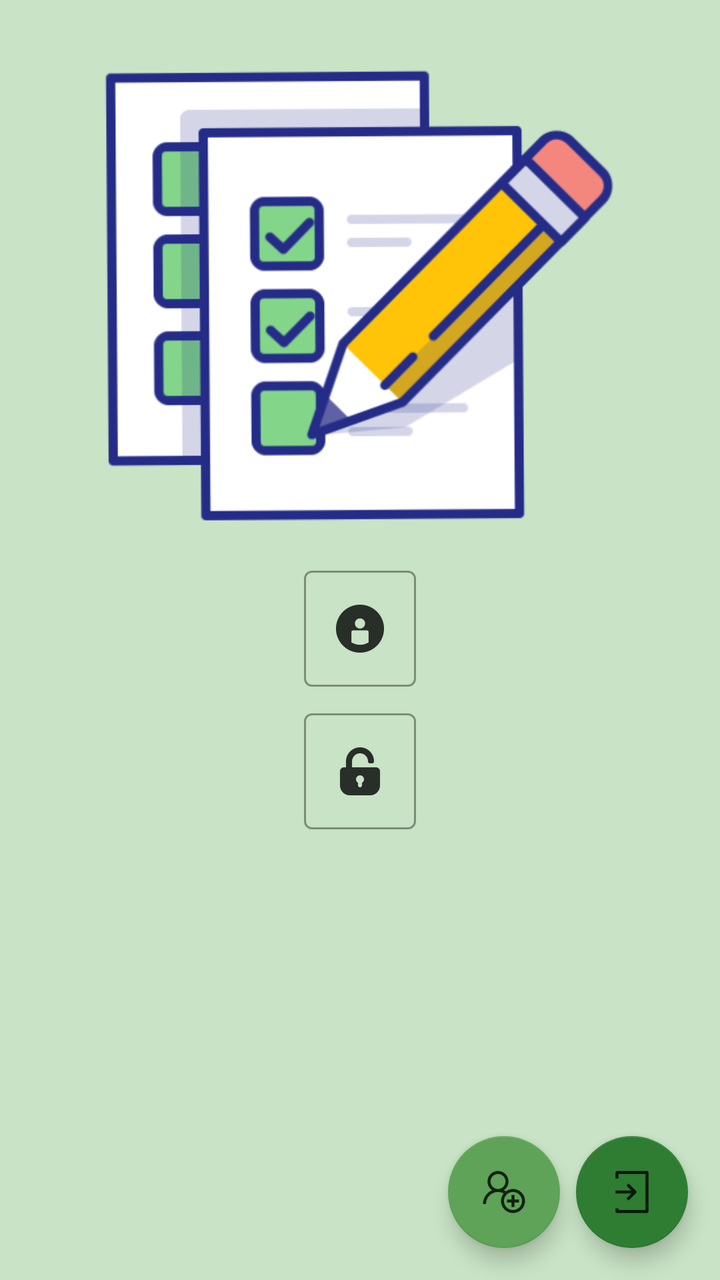
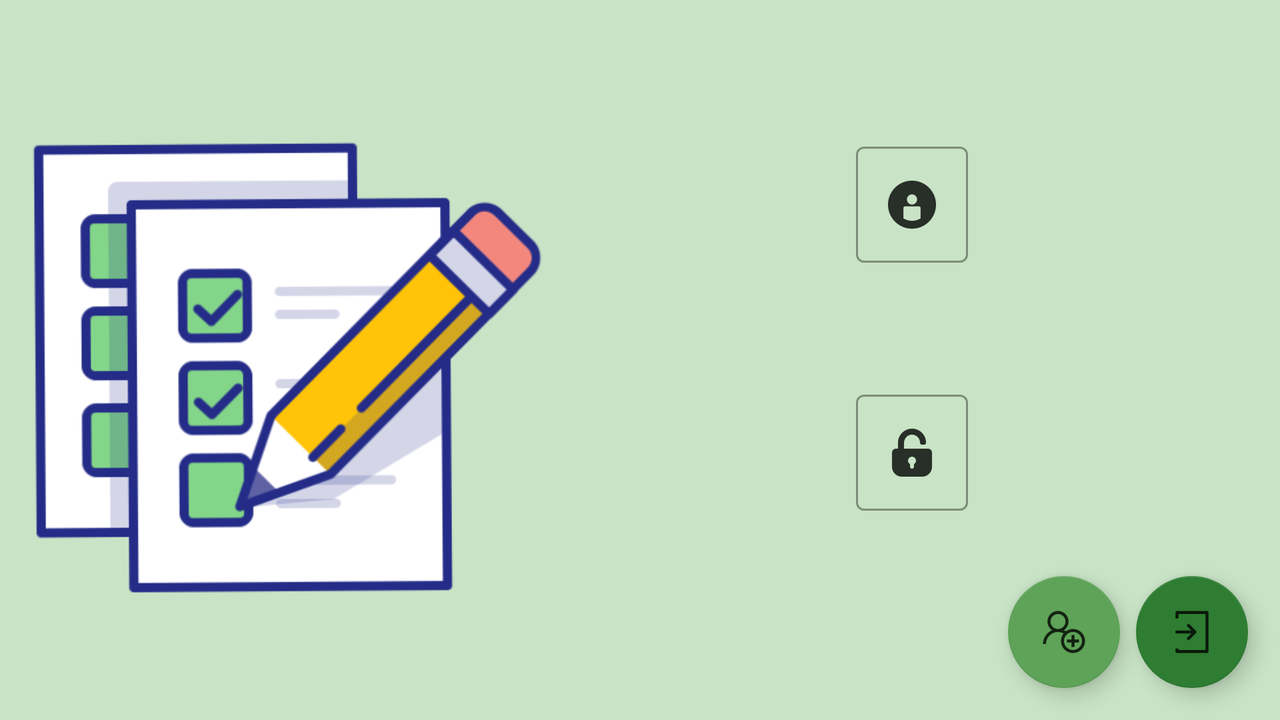

Compare how this app lays out the same screen by default and in its alternative resource folder. The renders come first, then the two layout files and the values they reference.
<!-- AndroidManifest.xml: application theme Theme.App -->
<!-- res/layout/fragment_entry.xml -->
<?xml version="1.0" encoding="utf-8"?>
<androidx.constraintlayout.widget.ConstraintLayout xmlns:android="http://schemas.android.com/apk/res/android"
    xmlns:app="http://schemas.android.com/apk/res-auto"
    xmlns:tools="http://schemas.android.com/tools"
    android:id="@+id/view_entry_root"
    android:layout_width="match_parent"
    android:layout_height="match_parent"
    android:background="@color/colorBackground"
    tools:context=".controller.Fragments.EntryFragment">


    <com.google.android.material.textfield.TextInputLayout
        android:id="@+id/entry_edit_text_user_name_text_layout"
        android:layout_width="wrap_content"
        android:layout_height="wrap_content"
        android:layout_centerHorizontal="true"
        android:layout_centerVertical="true"
        android:layout_marginTop="8dp"
        app:layout_constraintEnd_toEndOf="parent"
        app:layout_constraintStart_toStartOf="parent"
        app:layout_constraintTop_toBottomOf="@+id/imageView_main_pic"
        style="@style/Widget.MaterialComponents.TextInputLayout.OutlinedBox">
        <com.google.android.material.textfield.TextInputEditText
            android:id="@+id/entry_edit_text_user_name"
            android:layout_width="wrap_content"
            android:layout_height="wrap_content"
            android:drawableEnd="@drawable/ic_user_name"
            android:ems="10"
            android:hint="@string/entry_hint_username"
            android:importantForAutofill="no"
            android:inputType="text" />
    </com.google.android.material.textfield.TextInputLayout>


    <com.google.android.material.textfield.TextInputLayout
        style="@style/Widget.MaterialComponents.TextInputLayout.OutlinedBox"
        android:layout_width="wrap_content"
        android:layout_height="wrap_content"
        android:layout_marginTop="8dp"
        app:layout_constraintLeft_toLeftOf="parent"
        app:layout_constraintRight_toRightOf="parent"
        app:layout_constraintTop_toBottomOf="@id/entry_edit_text_user_name_text_layout">

        <com.google.android.material.textfield.TextInputEditText
            android:id="@+id/entry_edit_text_password"
            android:layout_width="match_parent"
            android:layout_height="wrap_content"
            android:drawableEnd="@drawable/ic_password"
            android:ems="10"
            android:hint="@string/entry_hint_password"
            android:inputType="textPassword" />

    </com.google.android.material.textfield.TextInputLayout>


    <com.google.android.material.floatingactionbutton.FloatingActionButton
        android:id="@+id/entry_button_done"
        android:layout_width="wrap_content"
        android:layout_height="wrap_content"
        android:layout_marginEnd="16dp"
        android:layout_marginBottom="16dp"
        android:clickable="true"
        android:focusable="true"
        android:src="@drawable/ic_action_login"
        app:backgroundTint="#2E7D32"
        app:layout_constraintBottom_toBottomOf="parent"
        app:layout_constraintEnd_toEndOf="parent" />

    <com.google.android.material.floatingactionbutton.FloatingActionButton
        android:id="@+id/button_sign_up"
        android:layout_width="wrap_content"
        android:layout_height="wrap_content"
        android:layout_marginEnd="8dp"
        android:layout_marginBottom="16dp"
        android:src="@drawable/ic_action_signup"
        app:backgroundTint="@color/colorSurface"
        app:layout_constraintBottom_toBottomOf="parent"
        app:layout_constraintEnd_toStartOf="@+id/entry_button_done" />

    <ImageView
        android:id="@+id/imageView_main_pic"
        android:layout_width="256dp"
        android:layout_height="256dp"
        android:layout_marginStart="16dp"
        android:layout_marginTop="16dp"
        android:layout_marginEnd="16dp"
        android:src="@drawable/ic_main_pic"
        app:layout_constraintEnd_toEndOf="parent"
        app:layout_constraintStart_toStartOf="parent"
        app:layout_constraintTop_toTopOf="parent" />


</androidx.constraintlayout.widget.ConstraintLayout>
<!-- resources referenced by this layout -->
<resources>
  <color name="colorBackground">#C8E3C5</color>
  <color name="colorSurface">#5EA357</color>
  <!-- drawable ic_action_login: png bitmap (drawable-hdpi, 256 bytes) -->
  <!-- drawable ic_action_signup: png bitmap (drawable-hdpi, 789 bytes) -->
  <!-- drawable ic_main_pic: png bitmap (drawable, 47831 bytes) -->
  <!-- drawable ic_password: png bitmap (drawable-hdpi, 511 bytes) -->
  <!-- drawable ic_user_name: png bitmap (drawable-hdpi, 510 bytes) -->
  <string name="entry_hint_password">Password</string>
  <string name="entry_hint_username">UserName</string>
  <style name="Theme.App" parent="Theme.MaterialComponents.DayNight">
          ...
          <item name="colorPrimary">@color/colorPrimary</item>
          <item name="colorPrimaryDark">@color/colorPrimaryDark</item>
          <item name="colorAccent">@color/colorAccent</item>
  
          <item name="materialAlertDialogTheme">@style/ThemeOverlay.App.MaterialAlertDialog</item>
      </style>
  <color name="colorPrimary">#70CD68</color>
  <color name="colorPrimaryDark">#255013</color>
  <color name="colorAccent">#6FD7DC</color>
  <style name="ThemeOverlay.App.MaterialAlertDialog" parent="ThemeOverlay.MaterialComponents.MaterialAlertDialog">
          <item name="colorPrimary">@color/colorPrimaryDark</item>
          <item name="colorSecondary">@color/colorSecondary</item>
          <item name="colorSurface">@color/colorSurface</item>
          <item name="colorOnSurface">@color/colorAccent</item>
          <item name="alertDialogStyle">@style/MaterialAlertDialog.App</item>
          <item name="materialAlertDialogTitleTextStyle">@style/MaterialAlertDialog.App.Title.Text</item>
          <item name="buttonBarPositiveButtonStyle">@style/Widget.App.Button</item>
          <item name="buttonBarNegativeButtonStyle">@style/Widget.App.Button</item>
      </style>
  <color name="colorSecondary">#6488D1</color>
  <style name="MaterialAlertDialog.App" parent="MaterialAlertDialog.MaterialComponents">
          <item name="shapeAppearance">@style/ShapeAppearance.App.MediumComponent</item>
      </style>
  <style name="MaterialAlertDialog.App.Title.Text" parent="MaterialAlertDialog.MaterialComponents.Title.Text">
          <item name="android:textColor">@color/color_dialog_buttons</item>
      </style>
  <style name="Widget.App.Button" parent="Widget.MaterialComponents.Button.TextButton.Dialog">
          <item name="materialThemeOverlay">@style/ThemeOverlay.App.Button</item>
          <item name="shapeAppearance">@style/ShapeAppearance.App.SmallComponent</item>
      </style>
  <style name="ShapeAppearance.App.MediumComponent" parent="ShapeAppearance.MaterialComponents.MediumComponent">
          <item name="cornerFamily">cut</item>
          <item name="cornerSize">8dp</item>
      </style>
  <color name="color_dialog_buttons">#0B2203</color>
  <style name="ThemeOverlay.App.Button" parent="">
          <item name="colorPrimary">@color/color_dialog_buttons</item>
      </style>
  <style name="ShapeAppearance.App.SmallComponent" parent="ShapeAppearance.MaterialComponents.SmallComponent">
          <item name="cornerFamily">cut</item>
          <item name="cornerSize">4dp</item>
      </style>
</resources>
<!-- res/layout-land/fragment_entry.xml (the repository's variant of the layout above) -->
<!-- drawn on the phone turned sideways -->
<?xml version="1.0" encoding="utf-8"?>
<androidx.constraintlayout.widget.ConstraintLayout xmlns:android="http://schemas.android.com/apk/res/android"
    xmlns:app="http://schemas.android.com/apk/res-auto"
    xmlns:tools="http://schemas.android.com/tools"
    android:id="@+id/view_entry_root"
    android:layout_width="match_parent"
    android:layout_height="match_parent"
    android:background="@color/colorBackground"
    tools:context=".controller.Fragments.EntryFragment">


    <com.google.android.material.textfield.TextInputLayout
        android:id="@+id/entry_edit_text_user_name_text_layout"
        style="@style/Widget.MaterialComponents.TextInputLayout.OutlinedBox"
        android:layout_width="wrap_content"
        android:layout_height="wrap_content"
        android:layout_centerHorizontal="true"
        android:layout_centerVertical="true"
        android:layout_marginTop="16dp"
        app:layout_constraintEnd_toEndOf="parent"
        app:layout_constraintStart_toEndOf="@+id/imageView_main_pic"
        app:layout_constraintTop_toTopOf="@+id/imageView_main_pic">

        <com.google.android.material.textfield.TextInputEditText
            android:id="@+id/entry_edit_text_user_name"
            android:layout_width="wrap_content"
            android:layout_height="wrap_content"
            android:drawableEnd="@drawable/ic_user_name"
            android:ems="10"
            android:hint="@string/entry_hint_username"
            android:importantForAutofill="no"
            android:inputType="text" />
    </com.google.android.material.textfield.TextInputLayout>


    <com.google.android.material.textfield.TextInputLayout
        style="@style/Widget.MaterialComponents.TextInputLayout.OutlinedBox"
        android:layout_width="wrap_content"
        android:layout_height="wrap_content"
        android:layout_marginTop="8dp"
        app:layout_constraintBottom_toBottomOf="@+id/imageView_main_pic"
        app:layout_constraintEnd_toEndOf="parent"
        app:layout_constraintStart_toEndOf="@+id/imageView_main_pic"
        app:layout_constraintTop_toBottomOf="@+id/entry_edit_text_user_name_text_layout">

        <com.google.android.material.textfield.TextInputEditText
            android:id="@+id/entry_edit_text_password"
            android:layout_width="match_parent"
            android:layout_height="wrap_content"
            android:drawableEnd="@drawable/ic_password"
            android:ems="10"
            android:hint="@string/entry_hint_password"
            android:inputType="textPassword" />

    </com.google.android.material.textfield.TextInputLayout>


    <com.google.android.material.floatingactionbutton.FloatingActionButton
        android:id="@+id/entry_button_done"
        android:layout_width="wrap_content"
        android:layout_height="wrap_content"
        android:layout_marginEnd="16dp"
        android:layout_marginBottom="16dp"
        android:clickable="true"
        android:focusable="true"
        android:src="@drawable/ic_action_login"
        app:backgroundTint="#2E7D32"
        app:layout_constraintBottom_toBottomOf="parent"
        app:layout_constraintEnd_toEndOf="parent" />

    <com.google.android.material.floatingactionbutton.FloatingActionButton
        android:id="@+id/button_sign_up"
        android:layout_width="wrap_content"
        android:layout_height="wrap_content"
        android:layout_marginEnd="8dp"
        android:layout_marginBottom="16dp"
        android:src="@drawable/ic_action_signup"
        app:backgroundTint="@color/colorSurface"
        app:layout_constraintBottom_toBottomOf="parent"
        app:layout_constraintEnd_toStartOf="@+id/entry_button_done" />

    <ImageView
        android:id="@+id/imageView_main_pic"
        android:layout_width="256dp"
        android:layout_height="256dp"
        android:layout_marginStart="16dp"
        android:src="@drawable/ic_main_pic"
        app:layout_constraintBottom_toBottomOf="parent"
        app:layout_constraintStart_toStartOf="parent"
        app:layout_constraintTop_toTopOf="parent" />


</androidx.constraintlayout.widget.ConstraintLayout>
